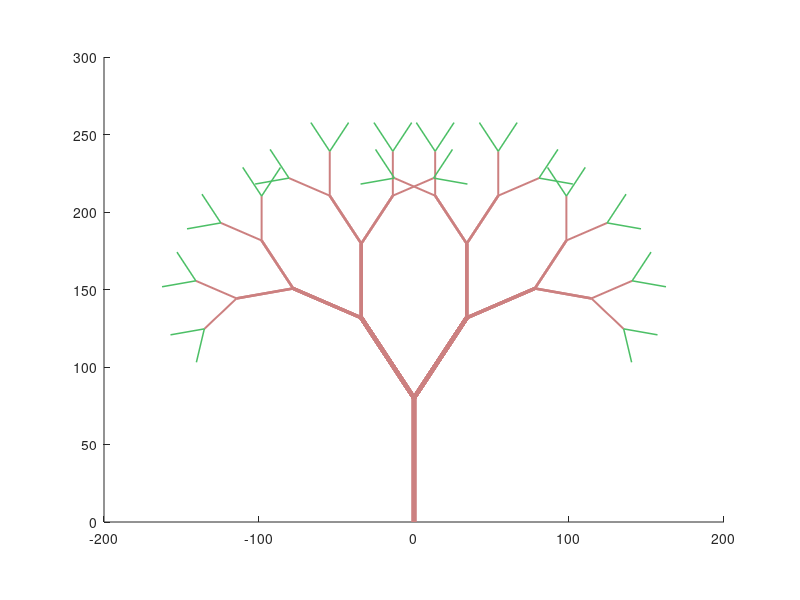

Recreate this plot in MATLAB.
clear all;
clc;

n=5;    LtoR=20;    Mexp=2.7;   gamma=1;  
Ro=4;   xb=[0,0];   yb=[0,LtoR*Ro];     % main vessel (first trunk of tree)

delta=(1+gamma^(Mexp/2))^(-1/Mexp); 
beta=delta*sqrt(gamma);
phi(1)=acos((1+delta^4-beta^4)/(2*delta^2));
phi(2)=acos((1-delta^4+beta^4)/(2*beta^2));
rM=[delta, beta];


h=figure;
 axes('Parent',h);
 daspect([1 1 1])

mN=length(phi);   
psi=zeros(n,mN^n);  % angles in each bifurcation
ralt=ones(n,mN^n);  % ratio between child and parent vessel in bifurcation
  %   psi and ralt have Kantor array`s structur !!!
   
% The adress to the system to ignore warnings as divide by zero 
  warning off MATLAB:divideByZero
   
 % ksi - angle of trunk with vertical axes
 % it`s calculated on the basis of coordinates xb and yb of trunk
 %  by using the line-equation:
 %  y=k*x+d,   here
 %      k=(yb(2)-yb(1))/(xb(2)-xb(1));
 %      d=(yb(1)*xb(2)-xb(1)*yb(2))/(xb(2)-xb(1));
         a=sqrt((xb(1)-xb(2))^2+(yb(1)-yb(2))^2);   % scale factor
         b=1;
         c=sqrt((1-xb(2))^2+(yb(2))^2);
         alpha=acos((a^2+b^2-c^2)/(2*a*b));
         k=(yb(2)-yb(1))/(xb(2)-xb(1));                       % define the tangent
         d=(yb(1)*xb(2)-xb(1)*yb(2))/(xb(2)-xb(1));           % define the free member
             if yb(2)>=yb(1)
                   ksi=alpha;
               else
                   ksi=-alpha; 
             end
             
 
    for i=1:1:n
        z=1;
       for j=1:1:mN^(i-1)
           kpi=randperm(mN);                           % pick random number between 1 and 2
           for k=1:1:mN                           
               for m=1:1:mN^(n-i)
                   psi(i,z)=(-1)^k*phi(kpi(k));        % define psi on the base of phi, one angle to the right child vessel and the next one for left child vessel
                   ralt(i,z)=rM(kpi(k));               % define ralt on the base of rM  
                   z=z+1;
               end
           end
       end
   end
  
   theta=zeros(n,mN^n);  % vector of angles between each branch of fractal and vertical axes
   rD=ones(n,mN^n);      % lengths of branches
   
   for i=1:1:mN^n
       for j=1:1:n
           for k=1:1:j
           theta(j,i)=theta(j,i)+psi(k,i);        % define theta on the base of psi
           rD(j,i)=rD(j,i)*ralt(k,i);             % define rD on the base of rD
       end
       end
   end
   
   theta=theta+ksi;
    
         
% ----Matrix for coordinates-------         
   A=ones(n+1,mN^n,2);
% initial coordinates   
   A(1,:,1)=ones(1,mN^n)*xb(2);   % x-coordinate
   A(1,:,2)=ones(1,mN^n)*yb(2);   % y-coordinate
      for j=1:1:mN^n
       for i=1:1:n
           
           % define following coordinates
           A(i+1,j,1)=A(i,j,1)+a*rD(i,j)*cos(theta(i,j));
           A(i+1,j,2)=A(i,j,2)+a*rD(i,j)*sin(theta(i,j));
       end
   end
     
 % By visualisation the method of inverse trace is used    
    tau=1;
      for i=1:mN:mN^n
          z=1;
           for k=1:1:mN-1
                for j=z:1:n-1
                 line([A(j,i,1),A(j+1,i,1)],[A(j,i,2),A(j+1,i,2)],'Color',[0.8,0.5,0.5],'LineWidth',Ro*rD(j,i));
                end
              z=z+1;
          end       
     end
 
 % -------------------------- end branches ----------------------------    
      for i=1:1:mN^n
        line([A(n,i,1),A(n+1,i,1)],[A(n,i,2),A(n+1,i,2)],'Color',[0.3,0.75,0.4],'LineWidth',Ro*rD(n,i));
      end   
 % -------------- Trunk -----------------         
    line([xb(1),xb(2)],[yb(1),yb(2)],'Color',[0.8,0.5,0.5],'LineWidth',Ro);
        
